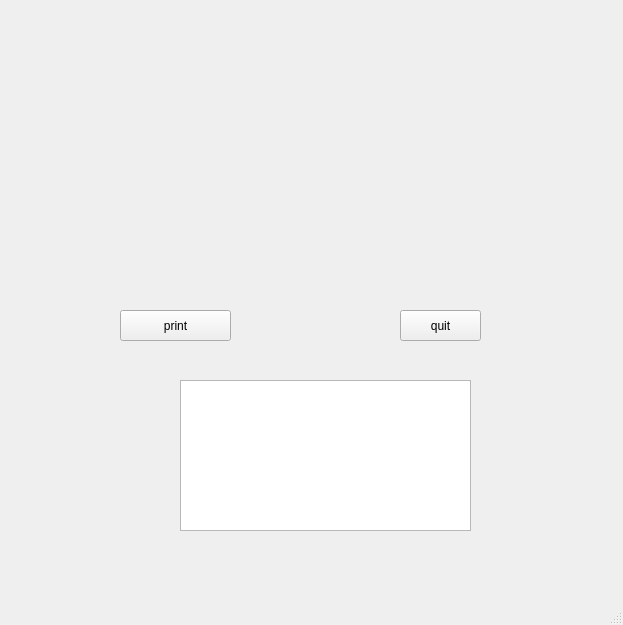
<?xml version="1.0" encoding="UTF-8"?>
<ui version="4.0">
 <class>MainWindow</class>
 <widget class="QMainWindow" name="MainWindow">
  <property name="geometry">
   <rect>
    <x>0</x>
    <y>0</y>
    <width>623</width>
    <height>625</height>
   </rect>
  </property>
  <property name="windowTitle">
   <string>pyqt</string>
  </property>
  <property name="windowIcon">
   <iconset resource="pic.qrc">
    <normaloff>:/new/prefix1/resource/1462072737_673785.png</normaloff>:/new/prefix1/resource/1462072737_673785.png</iconset>
  </property>
  <property name="autoFillBackground">
   <bool>false</bool>
  </property>
  <widget class="QWidget" name="centralwidget">
   <widget class="QLabel" name="label">
    <property name="geometry">
     <rect>
      <x>210</x>
      <y>60</y>
      <width>211</width>
      <height>171</height>
     </rect>
    </property>
    <property name="text">
     <string/>
    </property>
    <property name="pixmap">
     <pixmap resource="pic.qrc">:/new/prefix1/resource/1462072737_673785.png</pixmap>
    </property>
    <property name="scaledContents">
     <bool>true</bool>
    </property>
   </widget>
   <widget class="QPushButton" name="pushButton">
    <property name="geometry">
     <rect>
      <x>120</x>
      <y>310</y>
      <width>111</width>
      <height>31</height>
     </rect>
    </property>
    <property name="text">
     <string>print</string>
    </property>
   </widget>
   <widget class="QPushButton" name="pushButton_2">
    <property name="geometry">
     <rect>
      <x>400</x>
      <y>310</y>
      <width>81</width>
      <height>31</height>
     </rect>
    </property>
    <property name="text">
     <string>quit</string>
    </property>
   </widget>
   <widget class="QTextEdit" name="textEdit">
    <property name="geometry">
     <rect>
      <x>180</x>
      <y>380</y>
      <width>291</width>
      <height>151</height>
     </rect>
    </property>
   </widget>
  </widget>
  <widget class="QMenuBar" name="menubar">
   <property name="geometry">
    <rect>
     <x>0</x>
     <y>0</y>
     <width>623</width>
     <height>23</height>
    </rect>
   </property>
  </widget>
  <widget class="QStatusBar" name="statusbar"/>
 </widget>
 <resources>
  <include location="pic.qrc"/>
 </resources>
 <connections>
  <connection>
   <sender>pushButton</sender>
   <signal>clicked()</signal>
   <receiver>label</receiver>
   <slot>repaint()</slot>
   <hints>
    <hint type="sourcelabel">
     <x>215</x>
     <y>340</y>
    </hint>
    <hint type="destinationlabel">
     <x>229</x>
     <y>127</y>
    </hint>
   </hints>
  </connection>
  <connection>
   <sender>pushButton_2</sender>
   <signal>clicked()</signal>
   <receiver>MainWindow</receiver>
   <slot>close()</slot>
   <hints>
    <hint type="sourcelabel">
     <x>448</x>
     <y>352</y>
    </hint>
    <hint type="destinationlabel">
     <x>529</x>
     <y>375</y>
    </hint>
   </hints>
  </connection>
  <connection>
   <sender>pushButton</sender>
   <signal>clicked()</signal>
   <receiver>MainWindow</receiver>
   <slot>myPrint()</slot>
   <hints>
    <hint type="sourcelabel">
     <x>149</x>
     <y>361</y>
    </hint>
    <hint type="destinationlabel">
     <x>116</x>
     <y>422</y>
    </hint>
   </hints>
  </connection>
 </connections>
 <slots>
  <slot>myPrint()</slot>
 </slots>
</ui>
